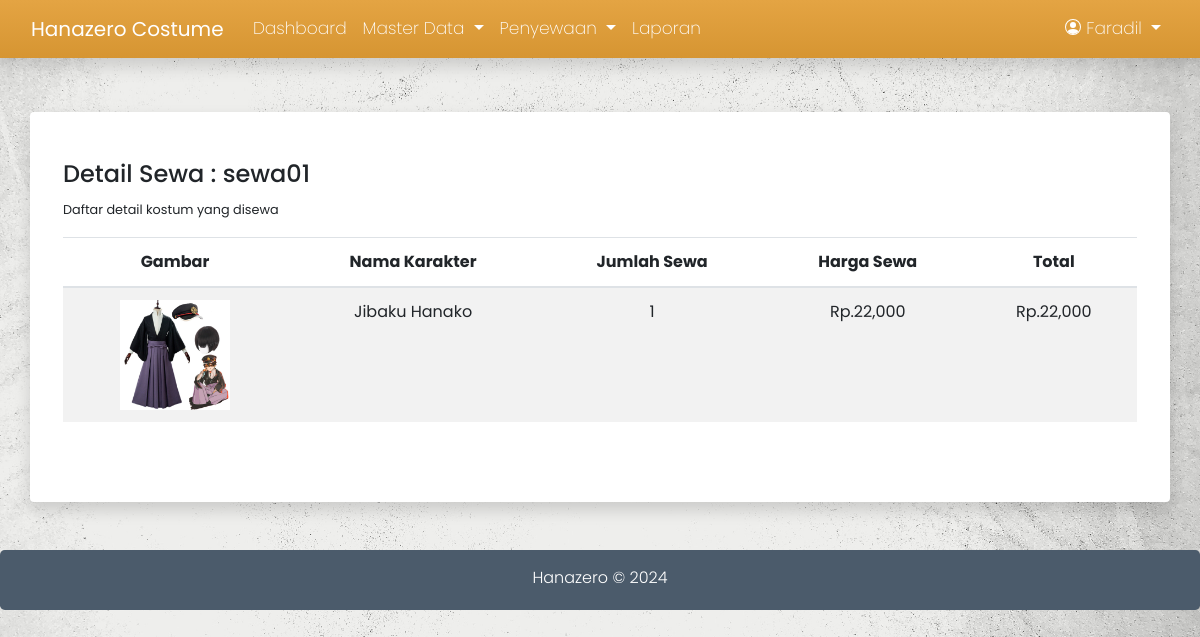
The app's page /admin/detail.php?id=sewa01 (signed in) with its own data.
### tables this page shows
CREATE TABLE `18073_d_sewa` (
  `id_sewa` char(10) DEFAULT NULL,
  `id_alat` int(11) DEFAULT NULL,
  `jumlah` int(11) DEFAULT NULL,
  `keterangan` text NOT NULL
);

CREATE TABLE `18073_alat` (
  `id_alat` int(11) NOT NULL,
  `nama` varchar(100) DEFAULT NULL,
  `jumlah` int(11) DEFAULT NULL,
  `harga_sewa` decimal(10,0) DEFAULT NULL,
  `gambar` varchar(100) DEFAULT NULL,
  `keterangan` text DEFAULT NULL
);

### admin/detail.php (the view)
<?php
    include '../koneksi/koneksi.php';
    include '../template/admin_header.php';
?>
<div class="container">
    <div class="row table-alat">
        <div class="col shadow p-sm-5 rounded">
            <div class="row mb-sm-3">
                <div class="row mb-sm-3">
                    <div class="col">
                        <h4>Detail Sewa : <?= @$_GET['id'] ?></h4>
                        <small>Daftar detail kostum yang disewa</small>
                    </div>
                </div>
                <table class="table table-striped">
                    <thead>
                        <tr>
                            <th scope="col">Gambar</th>
                            <th scope="col">Nama Karakter</th>
                            <th scope="col">Jumlah Sewa</th>
                            <th scope="col">Harga Sewa</th>
                            <th scope="col">Total</th>
                        </tr>
                    </thead>
                    <tbody>
                        <?php
                    $id=@$_GET['id'];
                    $result = $conn->query("SELECT a.jumlah jml, b.*, (b.harga_sewa*a.jumlah) total FROM 18073_d_sewa a, 18073_alat b WHERE a.id_alat=b.id_alat AND a.id_sewa='$id'") or die($conn->error);
                    if ($result->num_rows > 0) {
                    while($row = $result->fetch_assoc())
                    {
                ?>
                        <tr>
                            <th scope="row"><img src="../assets/img/<?= $row['gambar'] ?>" alt=".."></th>
                            <td><?= $row['nama'] ?></td>
                            <td class="text-center"><?= $row['jml'] ?></td>
                            <td>Rp.<?= number_format($row['harga_sewa']) ?></td>
                            <td>Rp.<?= number_format($row['total']) ?></td>
                        </tr>
                        <?php
                    }
                }
                ?>
                    </tbody>
                </table>
            </div>
        </div>
    </div>
</div>
    <?php include '../template/admin_footer.php'; ?>

### assets/css/style.css (style rules this page uses)
body { padding-top: 7em; background-image: url("../img/grungy-white-background-natural-cement-stone-old-texture-as-retro-pattern-wall.jpg"); background-size: cover; background-position: center; background-repeat: no-repeat; font-family: 'Poppins', sans-serif; }
body .col { background-color: #fff; }
.table-alat th, .table-sewa th { text-align: center; }
.table-alat img, .table-sewa img { width: 110px; height: 110px; }
.table-sewa .table td, .table-alat .table td { text-align: center; font-weight: 400; }

### records on screen
18073_d_sewa: id_alat.gambar (picture), id_alat.nama "Jibaku Hanako", jumlah "1", id_alat.harga_sewa "22,000", total "22,000"

### other values on screen
$_SESSION['nama'] "Faradil"
